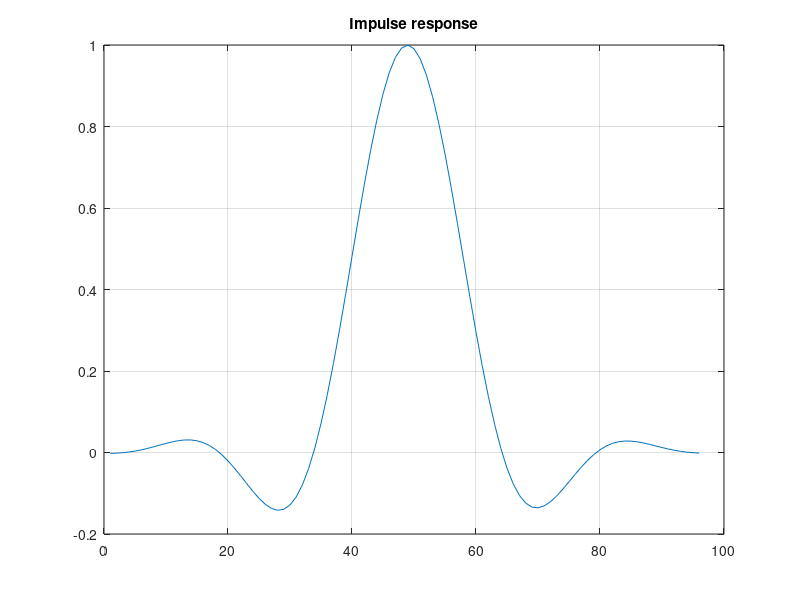
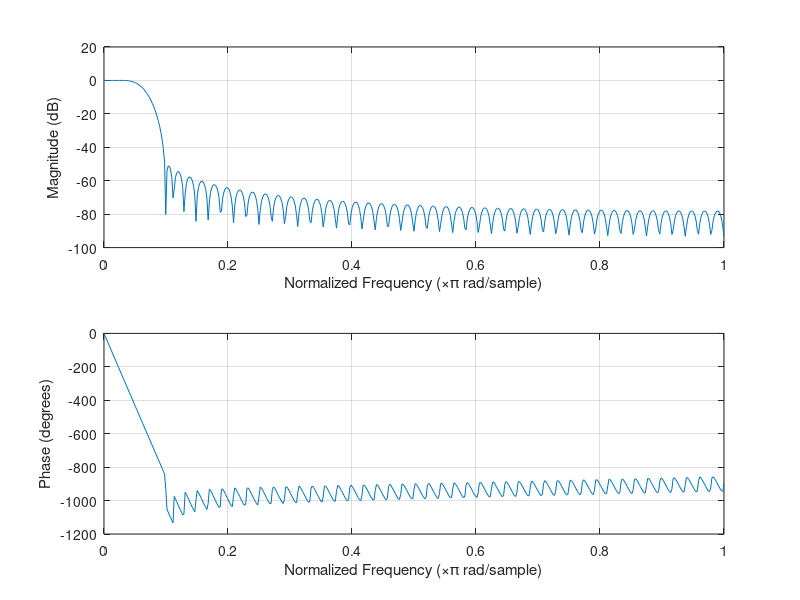
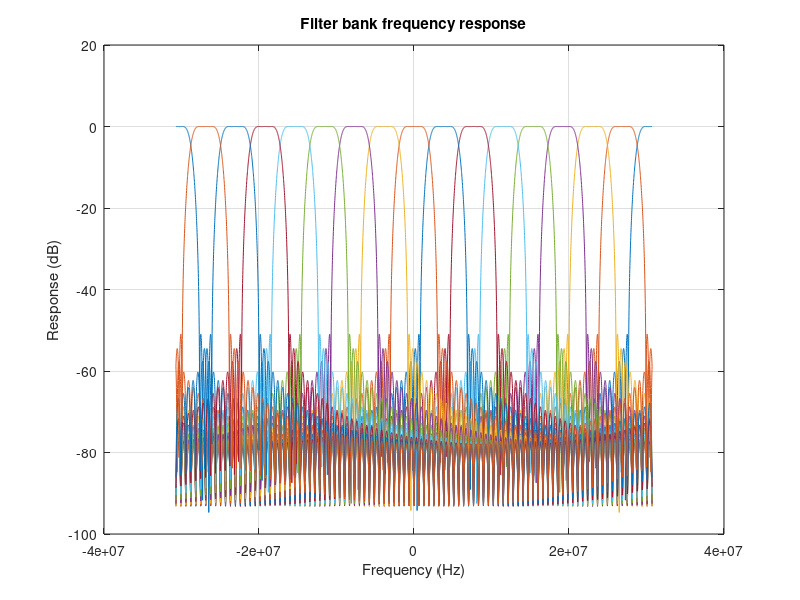

MATLAB code to generate these figures, in order: (Note: this script raises an error after producing the figures.)
L = 16; % subbands

output_width = 16 + log2(L);

M = 6;         % taps per subband
N = M*L;        % total taps
alpha = 0.95;    %broadening factor
beta = 0.8;     %shape factor
H = kaiser(N,beta*M)' .* sinc(((-N/2:N/2-1))/(alpha*L));
figure(1);
plot(H);
grid on;
title('Impulse response');

figure(2);
%w = linspace(0, 1, 1e3)'; h = freqz(H, length(w), w);
%plot(w, 10*log10(abs(h)));
freqz(H./sum(H))


K = L;
H_k = zeros(K, length(H));
n = 0:(length(H)-1);
f = linspace(-30.72e6, 30.72e6, 5e3);
h = zeros(K, length(f));
fs = 61.44e6;

for k=0:(K-1)
    kn = k - K/2;
    w_0 = kn*(1/K)*2*pi;

    %H_k(k+1, :) = 2*cos(w_0*n) .* H;
    H_k(k+1, :) = exp(-j*w_0*n) .* H .* (1/sum(H));

    h(k+1, :) = freqz(H_k(k+1, :), 1, f, fs);
end

figure(3);
plot(f, 20*log10(abs(h)));
grid on;
xlabel('Frequency (Hz)');
ylabel('Response (dB)');
title('Filter bank frequency response');

%%

H_s = zeros(L, N/L);
for ii = 1:L
    idx = ii:L:N;
    H_s(ii, :) = H(idx);
end

H_s_f = round(H_s * (2^(output_width - 1)));
H_f = round(H * (2^(output_width - 1)));
H_f(H_f > (2^(output_width - 1) - 1)) = 2^(output_width - 1) - 1;

%figure(3);
%plot(H - H_f / (2^(output_width - 1)));
s = "";
for ii = 1:length(H_f)
    d = bitand(typecast(int32(H_f(ii)), 'uint32'), uint32(0xFFFFF));

    s = s + sprintf('%3d => \"%s\", ', ii - 1, dec2bin(d, output_width));
    if mod(ii-1, 8) == 7
        s = s + "\n";
    end
end
s = s + "\n";
fprintf(s)

s = "";
for ii = 1:length(H_f)
    d = bitand(typecast(int32(H_f(ii)), 'uint32'), uint32(0xFFFFF));

    s = s + sprintf("%3d: %d\'h%s, ", ii - 1, output_width, dec2hex(d, ceil(output_width/4)));
    if mod(ii-1, 8) == 7
        s = s + "\n";
    end
end
s = s + "\n";
fprintf(s)

%
figs_to_save = [1, 2, 3];
for ii = 1:length(figs_to_save)
    fig_index = figs_to_save(ii);
    f = figure(fig_index);
    f.Position = [1400 100 800 500];
    %fig_filename = sprintf('%s_fig_%d.png', filename_base, fig_index);
    %saveas(f, fig_filename);
end
